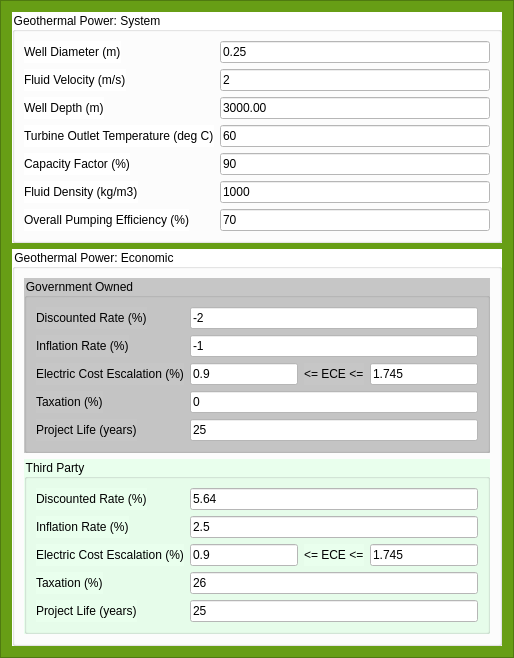
          <widget class="QFrame" name="geothermal_frame">
           <property name="styleSheet">
            <string notr="true">background-color: rgb(103, 158, 21);</string>
           </property>
           <property name="frameShape">
            <enum>QFrame::StyledPanel</enum>
           </property>
           <property name="frameShadow">
            <enum>QFrame::Raised</enum>
           </property>
           <layout class="QVBoxLayout" name="verticalLayout_6">
            <item>
             <widget class="QGroupBox" name="geo_system_groupBox">
              <property name="styleSheet">
               <string notr="true">background-color: rgb(255, 255, 255);
font: 700 16pt &quot;Segoe UI&quot;;</string>
              </property>
              <property name="title">
               <string>Geothermal Power: System</string>
              </property>
              <layout class="QFormLayout" name="formLayout_15">
               <item row="0" column="0">
                <widget class="QLabel" name="well_diam_label">
                 <property name="styleSheet">
                  <string notr="true">font: 10pt &quot;Segoe UI&quot;;</string>
                 </property>
                 <property name="text">
                  <string>Well Diameter (m)</string>
                 </property>
                </widget>
               </item>
               <item row="0" column="1">
                <widget class="QLineEdit" name="well_diam_lineEdit">
                 <property name="styleSheet">
                  <string notr="true">font: 10pt &quot;Segoe UI&quot;;</string>
                 </property>
                 <property name="text">
                  <string>0.25</string>
                 </property>
                </widget>
               </item>
               <item row="1" column="0">
                <widget class="QLabel" name="fluid_vel_label">
                 <property name="styleSheet">
                  <string notr="true">font: 10pt &quot;Segoe UI&quot;;</string>
                 </property>
                 <property name="text">
                  <string>Fluid Velocity (m/s)</string>
                 </property>
                </widget>
               </item>
               <item row="1" column="1">
                <widget class="QLineEdit" name="fluid_vel_lineEdit">
                 <property name="styleSheet">
                  <string notr="true">font: 10pt &quot;Segoe UI&quot;;</string>
                 </property>
                 <property name="text">
                  <string>2</string>
                 </property>
                </widget>
               </item>
               <item row="2" column="0">
                <widget class="QLabel" name="well_depth_label">
                 <property name="styleSheet">
                  <string notr="true">font: 10pt &quot;Segoe UI&quot;;</string>
                 </property>
                 <property name="text">
                  <string>Well Depth (m)</string>
                 </property>
                </widget>
               </item>
               <item row="2" column="1">
                <widget class="QLineEdit" name="well_depth_lineEdit">
                 <property name="styleSheet">
                  <string notr="true">font: 10pt &quot;Segoe UI&quot;;</string>
                 </property>
                 <property name="text">
                  <string>3000.00</string>
                 </property>
                </widget>
               </item>
               <item row="3" column="0">
                <widget class="QLabel" name="turb_outlet_label">
                 <property name="styleSheet">
                  <string notr="true">font: 10pt &quot;Segoe UI&quot;;</string>
                 </property>
                 <property name="text">
                  <string>Turbine Outlet Temperature (deg C)</string>
                 </property>
                </widget>
               </item>
               <item row="3" column="1">
                <widget class="QLineEdit" name="turb_outlet_lineEdit">
                 <property name="styleSheet">
                  <string notr="true">font: 10pt &quot;Segoe UI&quot;;</string>
                 </property>
                 <property name="text">
                  <string>60</string>
                 </property>
                </widget>
               </item>
               <item row="4" column="0">
                <widget class="QLabel" name="geo_cap_fac_label">
                 <property name="styleSheet">
                  <string notr="true">font: 10pt &quot;Segoe UI&quot;;</string>
                 </property>
                 <property name="text">
                  <string>Capacity Factor (%)</string>
                 </property>
                </widget>
               </item>
               <item row="4" column="1">
                <widget class="QLineEdit" name="geo_cap_fac_lineEdit">
                 <property name="styleSheet">
                  <string notr="true">font: 10pt &quot;Segoe UI&quot;;</string>
                 </property>
                 <property name="text">
                  <string>90</string>
                 </property>
                </widget>
               </item>
               <item row="5" column="0">
                <widget class="QLabel" name="fluid_den_label">
                 <property name="styleSheet">
                  <string notr="true">font: 10pt &quot;Segoe UI&quot;;</string>
                 </property>
                 <property name="text">
                  <string>Fluid Density (kg/m3)</string>
                 </property>
                </widget>
               </item>
               <item row="5" column="1">
                <widget class="QLineEdit" name="fluid_den_lineEdit">
                 <property name="styleSheet">
                  <string notr="true">font: 10pt &quot;Segoe UI&quot;;</string>
                 </property>
                 <property name="text">
                  <string>1000</string>
                 </property>
                </widget>
               </item>
               <item row="6" column="0">
                <widget class="QLabel" name="pump_eff_label">
                 <property name="styleSheet">
                  <string notr="true">font: 10pt &quot;Segoe UI&quot;;</string>
                 </property>
                 <property name="text">
                  <string>Overall Pumping Efficiency (%)</string>
                 </property>
                </widget>
               </item>
               <item row="6" column="1">
                <widget class="QLineEdit" name="pump_eff_lineEdit">
                 <property name="styleSheet">
                  <string notr="true">font: 10pt &quot;Segoe UI&quot;;</string>
                 </property>
                 <property name="text">
                  <string>70</string>
                 </property>
                </widget>
               </item>
              </layout>
             </widget>
            </item>
            <item>
             <widget class="QGroupBox" name="geo_econ_groupBox">
              <property name="styleSheet">
               <string notr="true">background-color: rgb(255, 255, 255);font: 700 16pt &quot;Segoe UI&quot;;</string>
              </property>
              <property name="title">
               <string>Geothermal Power: Economic</string>
              </property>
              <layout class="QVBoxLayout" name="verticalLayout_11">
               <item>
                <widget class="QGroupBox" name="geo_gov_groupBox">
                 <property name="styleSheet">
                  <string notr="true">background-color: rgb(198, 198, 198);font: 700 14pt &quot;Segoe UI&quot;;</string>
                 </property>
                 <property name="title">
                  <string>Government Owned</string>
                 </property>
                 <layout class="QFormLayout" name="formLayout_13">
                  <item row="0" column="0">
                   <widget class="QLabel" name="gg_disc_rate_label">
                    <property name="styleSheet">
                     <string notr="true">font: 10pt &quot;Segoe UI&quot;;</string>
                    </property>
                    <property name="text">
                     <string>Discounted Rate (%)</string>
                    </property>
                   </widget>
                  </item>
                  <item row="0" column="1">
                   <widget class="QLineEdit" name="gg_disc_rate_lineEdit">
                    <property name="styleSheet">
                     <string notr="true">font: 10pt &quot;Segoe UI&quot;;
background-color: rgb(255, 255, 255);</string>
                    </property>
                    <property name="text">
                     <string>-2</string>
                    </property>
                   </widget>
                  </item>
                  <item row="1" column="0">
                   <widget class="QLabel" name="gg_infl_rate_label">
                    <property name="styleSheet">
                     <string notr="true">font: 10pt &quot;Segoe UI&quot;;</string>
                    </property>
                    <property name="text">
                     <string>Inflation Rate (%)</string>
                    </property>
                   </widget>
                  </item>
                  <item row="1" column="1">
                   <widget class="QLineEdit" name="gg_infl_rate_lineEdit">
                    <property name="styleSheet">
                     <string notr="true">font: 10pt &quot;Segoe UI&quot;;
background-color: rgb(255, 255, 255);</string>
                    </property>
                    <property name="text">
                     <string>-1</string>
                    </property>
                   </widget>
                  </item>
                  <item row="2" column="0">
                   <widget class="QLabel" name="gg_ece_label">
                    <property name="styleSheet">
                     <string notr="true">font: 10pt &quot;Segoe UI&quot;;</string>
                    </property>
                    <property name="text">
                     <string>Electric Cost Escalation (%)</string>
                    </property>
                   </widget>
                  </item>
                  <item row="2" column="1">
                   <layout class="QHBoxLayout" name="horizontalLayout_13">
                    <item>
                     <widget class="QLineEdit" name="gg_ece_LB_lineEdit">
                      <property name="autoFillBackground">
                       <bool>false</bool>
                      </property>
                      <property name="styleSheet">
                       <string notr="true">font: 10pt &quot;Segoe UI&quot;;
background-color: rgb(255, 255, 255);</string>
                      </property>
                      <property name="text">
                       <string>0.9</string>
                      </property>
                     </widget>
                    </item>
                    <item>
                     <widget class="QLabel" name="gg_ece_dividing_label">
                      <property name="styleSheet">
                       <string notr="true">font: 10pt &quot;Segoe UI&quot;;</string>
                      </property>
                      <property name="text">
                       <string>&lt;= ECE &lt;=</string>
                      </property>
                     </widget>
                    </item>
                    <item>
                     <widget class="QLineEdit" name="gg_ece_UB_lineEdit">
                      <property name="styleSheet">
                       <string notr="true">font: 10pt &quot;Segoe UI&quot;;
background-color: rgb(255, 255, 255);</string>
                      </property>
                      <property name="text">
                       <string>1.745</string>
                      </property>
                     </widget>
                    </item>
                   </layout>
                  </item>
                  <item row="3" column="0">
                   <widget class="QLabel" name="gg_tax_label">
                    <property name="styleSheet">
                     <string notr="true">font: 10pt &quot;Segoe UI&quot;;</string>
                    </property>
                    <property name="text">
                     <string>Taxation (%)</string>
                    </property>
                   </widget>
                  </item>
                  <item row="3" column="1">
                   <widget class="QLineEdit" name="gg_tax_lineEdit">
                    <property name="styleSheet">
                     <string notr="true">font: 10pt &quot;Segoe UI&quot;;
background-color: rgb(255, 255, 255);</string>
                    </property>
                    <property name="text">
                     <string>0</string>
                    </property>
                   </widget>
                  </item>
                  <item row="4" column="0">
                   <widget class="QLabel" name="gg_proj_life_label">
                    <property name="styleSheet">
                     <string notr="true">font: 10pt &quot;Segoe UI&quot;;</string>
                    </property>
                    <property name="text">
                     <string>Project Life (years)</string>
                    </property>
                   </widget>
                  </item>
                  <item row="4" column="1">
                   <widget class="QLineEdit" name="gg_proj_life_lineEdit">
                    <property name="styleSheet">
                     <string notr="true">font: 10pt &quot;Segoe UI&quot;;
background-color: rgb(255, 255, 255);</string>
                    </property>
                    <property name="text">
                     <string>25</string>
                    </property>
                   </widget>
                  </item>
                 </layout>
                </widget>
               </item>
               <item>
                <widget class="QGroupBox" name="geo_thrd_groupBox">
                 <property name="styleSheet">
                  <string notr="true">background-color: rgb(233, 255, 237);font: 700 14pt &quot;Segoe UI&quot;;</string>
                 </property>
                 <property name="title">
                  <string>Third Party</string>
                 </property>
                 <layout class="QFormLayout" name="formLayout_12">
                  <item row="0" column="0">
                   <widget class="QLabel" name="gt_disc_rate_label">
                    <property name="styleSheet">
                     <string notr="true">font: 10pt &quot;Segoe UI&quot;;</string>
                    </property>
                    <property name="text">
                     <string>Discounted Rate (%)</string>
                    </property>
                   </widget>
                  </item>
                  <item row="0" column="1">
                   <widget class="QLineEdit" name="gt_disc_rate_lineEdit">
                    <property name="styleSheet">
                     <string notr="true">font: 10pt &quot;Segoe UI&quot;;
background-color: rgb(255, 255, 255);</string>
                    </property>
                    <property name="text">
                     <string>5.64</string>
                    </property>
                   </widget>
                  </item>
                  <item row="1" column="0">
                   <widget class="QLabel" name="gt_infl_rate_label">
                    <property name="styleSheet">
                     <string notr="true">font: 10pt &quot;Segoe UI&quot;;</string>
                    </property>
                    <property name="text">
                     <string>Inflation Rate (%)</string>
                    </property>
                   </widget>
                  </item>
                  <item row="1" column="1">
                   <widget class="QLineEdit" name="gt_infl_rate_lineEdit">
                    <property name="styleSheet">
                     <string notr="true">font: 10pt &quot;Segoe UI&quot;;
background-color: rgb(255, 255, 255);</string>
                    </property>
                    <property name="text">
                     <string>2.5</string>
                    </property>
                   </widget>
                  </item>
                  <item row="2" column="0">
                   <widget class="QLabel" name="gt_ece_label">
                    <property name="sizePolicy">
                     <sizepolicy hsizetype="Preferred" vsizetype="Preferred">
                      <horstretch>0</horstretch>
                      <verstretch>0</verstretch>
                     </sizepolicy>
                    </property>
                    <property name="styleSheet">
                     <string notr="true">font: 10pt &quot;Segoe UI&quot;;</string>
                    </property>
                    <property name="text">
                     <string>Electric Cost Escalation (%)</string>
                    </property>
                   </widget>
                  </item>
                  <item row="2" column="1">
                   <layout class="QHBoxLayout" name="horizontalLayout_12">
                    <item>
                     <widget class="QLineEdit" name="gt_ece_LB_lineEdit">
                      <property name="styleSheet">
                       <string notr="true">font: 10pt &quot;Segoe UI&quot;;
background-color: rgb(255, 255, 255);</string>
                      </property>
                      <property name="text">
                       <string>0.9</string>
                      </property>
                     </widget>
                    </item>
                    <item>
                     <widget class="QLabel" name="gt_ece_dividing_label">
                      <property name="styleSheet">
                       <string notr="true">font: 10pt &quot;Segoe UI&quot;;</string>
                      </property>
                      <property name="text">
                       <string>&lt;= ECE &lt;=</string>
                      </property>
                     </widget>
                    </item>
                    <item>
                     <widget class="QLineEdit" name="gt_ece_UB_lineEdit">
                      <property name="styleSheet">
                       <string notr="true">font: 10pt &quot;Segoe UI&quot;;
background-color: rgb(255, 255, 255);</string>
                      </property>
                      <property name="text">
                       <string>1.745</string>
                      </property>
                     </widget>
                    </item>
                   </layout>
                  </item>
                  <item row="3" column="0">
                   <widget class="QLabel" name="gt_tax_label">
                    <property name="styleSheet">
                     <string notr="true">font: 10pt &quot;Segoe UI&quot;;</string>
                    </property>
                    <property name="text">
                     <string>Taxation (%)</string>
                    </property>
                   </widget>
                  </item>
                  <item row="3" column="1">
                   <widget class="QLineEdit" name="gt_tax_lineEdit">
                    <property name="styleSheet">
                     <string notr="true">font: 10pt &quot;Segoe UI&quot;;
background-color: rgb(255, 255, 255);</string>
                    </property>
                    <property name="text">
                     <string>26</string>
                    </property>
                   </widget>
                  </item>
                  <item row="4" column="0">
                   <widget class="QLabel" name="gt_proj_life_label">
                    <property name="styleSheet">
                     <string notr="true">font: 10pt &quot;Segoe UI&quot;;</string>
                    </property>
                    <property name="text">
                     <string>Project Life (years)</string>
                    </property>
                   </widget>
                  </item>
                  <item row="4" column="1">
                   <widget class="QLineEdit" name="gt_proj_life_lineEdit">
                    <property name="styleSheet">
                     <string notr="true">font: 10pt &quot;Segoe UI&quot;;
background-color: rgb(255, 255, 255);</string>
                    </property>
                    <property name="text">
                     <string>25</string>
                    </property>
                   </widget>
                  </item>
                 </layout>
                </widget>
               </item>
              </layout>
             </widget>
            </item>
           </layout>
          </widget>
